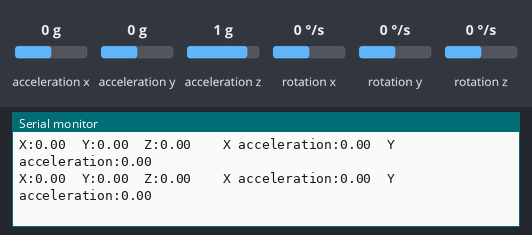
Recording of a sketch running on a simulated Arduino Uno, built with avr-gcc and run on an emulated ATmega328P. Parts: the last lines printed to the serial monitor. The inputs (shaded band) are chosen by the test bench; at power-on: acceleration x 0 g, acceleration y 0 g, acceleration z 1 g, rotation x 0 °/s, rotation y 0 °/s, rotation z 0 °/s.

Above: at 2.0 s.
2.1 s: acceleration x set to -1.4 g
At 2.16 s:
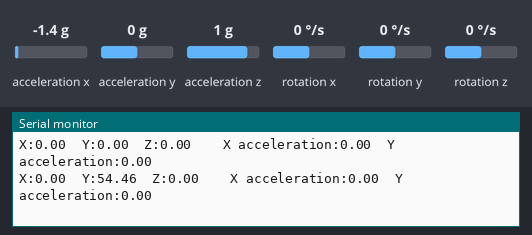
3.6 s: acceleration y set to -1.4 g
At 3.63 s:
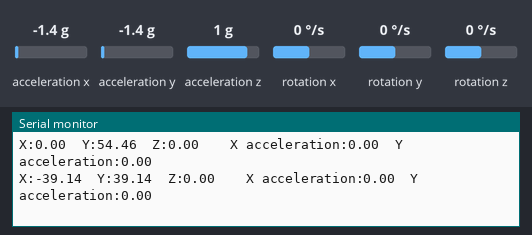
5.1 s: acceleration z set to -1.4 g
At 5.19 s:
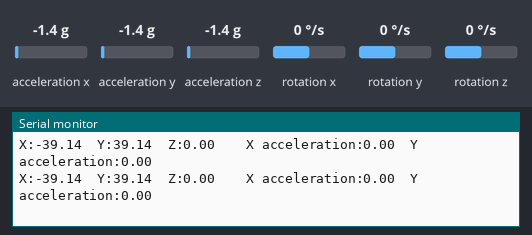
6.6 s: rotation x set to -192 °/s
At 6.66 s:
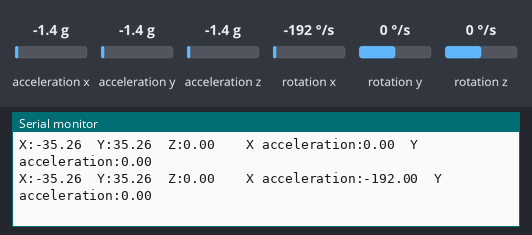
8.1 s: rotation y set to -192 °/s
At 8.12 s:
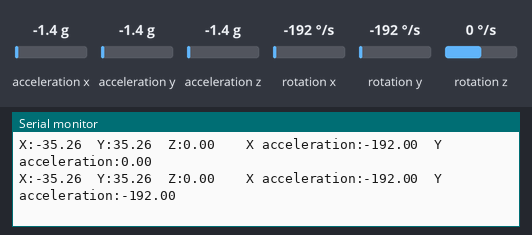
Timing chart, 0 to 10.6 s (numbered marks = the images above; inputs shaded):
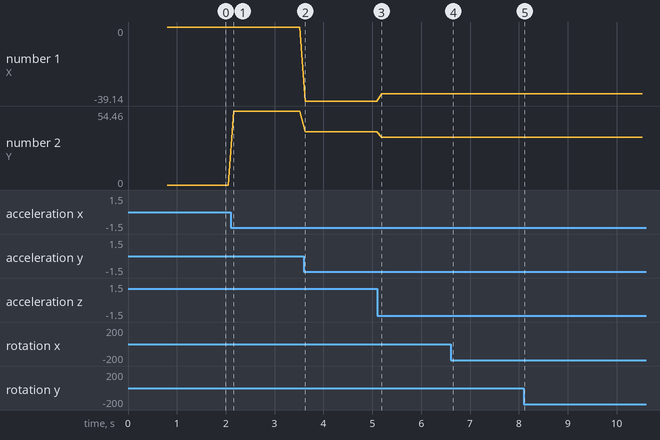

Measured:
- after the input at 2.1 s, the serial monitor: prints a new line after 0.06 s (image 1)
- after the input at 3.6 s, the serial monitor: prints a new line at once (image 2)
- after the input at 6.6 s, the serial monitor: prints a new line after 0.05 s (image 4)
- after the input at 8.1 s, the serial monitor: prints a new line at once (image 5)
- plotted number 1: 0 → -39.14 after the input at 3.6 s, -39.14 → -35.26 after the input at 5.1 s
- plotted number 2: 0 → 54.46 after the input at 2.1 s, 54.46 → 39.14 after the input at 3.6 s, 39.14 → 35.26 after the input at 5.1 s

The sketch:

08_MeGyroTest.ino
```cpp
// (licence header left out)
#include "MeAuriga.h"
#include <Wire.h>

// Test the IMU
MeGyro gyro_0(0, 0x69); //PORT0, Address 0x69


void setup()
{
  Serial.begin(115200);
  gyro_0.begin();       //Comunicacion I2C con gyro
}

void loop()
{
  gyro_0.update();
  Serial.read();

  // Serial.print("  X (getAngle(1)):");
  // Serial.print(gyro_0.getAngle(1)); //X: 1, Y:2, Z:3

  Serial.print("X:");
  Serial.print(gyro_0.getAngleX() );
  Serial.print("\tY:");
  Serial.print(gyro_0.getAngleY() );
  Serial.print("\tZ:");
  Serial.print(gyro_0.getAngleZ() );
  Serial.print("\t\tX acceleration:");
  Serial.print(gyro_0.getGyroX() );
  Serial.print("\tY acceleration:");
  Serial.println(gyro_0.getGyroY() );
  delay(100);
}
```
